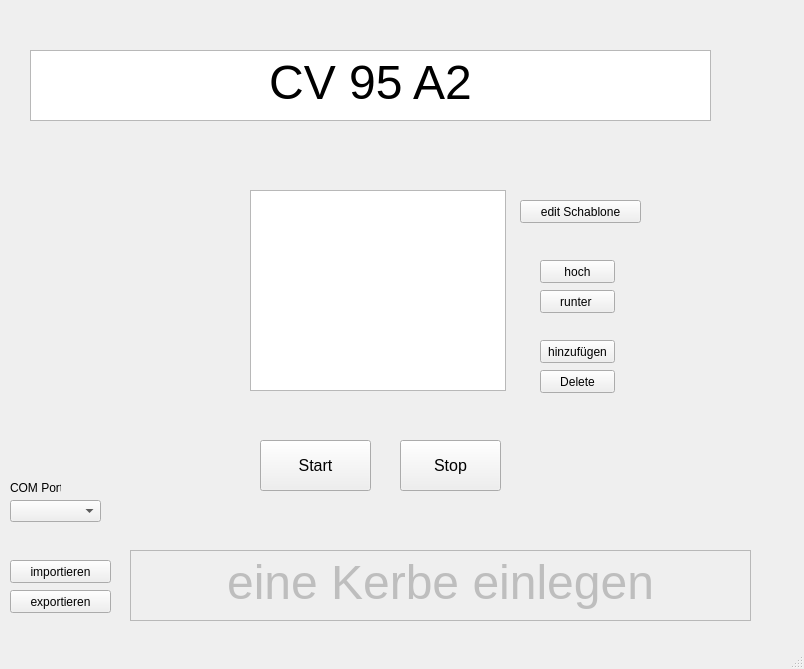
<?xml version="1.0" encoding="UTF-8"?>
<ui version="4.0">
 <class>MainWindow</class>
 <widget class="QMainWindow" name="MainWindow">
  <property name="geometry">
   <rect>
    <x>0</x>
    <y>0</y>
    <width>804</width>
    <height>669</height>
   </rect>
  </property>
  <property name="windowTitle">
   <string>MainWindow</string>
  </property>
  <widget class="QWidget" name="centralwidget">
   <widget class="QListWidget" name="listWidget_Arbeitschritte_eine_Kerben">
    <property name="geometry">
     <rect>
      <x>250</x>
      <y>190</y>
      <width>256</width>
      <height>201</height>
     </rect>
    </property>
   </widget>
   <widget class="QLabel" name="label_3">
    <property name="geometry">
     <rect>
      <x>250</x>
      <y>170</y>
      <width>131</width>
      <height>16</height>
     </rect>
    </property>
    <property name="text">
     <string/>
    </property>
   </widget>
   <widget class="QPushButton" name="pushButton_edit_Schablone">
    <property name="geometry">
     <rect>
      <x>520</x>
      <y>200</y>
      <width>121</width>
      <height>23</height>
     </rect>
    </property>
    <property name="text">
     <string>edit Schablone</string>
    </property>
   </widget>
   <widget class="QPushButton" name="pushButton_Arbeitschrit_hoch">
    <property name="geometry">
     <rect>
      <x>540</x>
      <y>260</y>
      <width>75</width>
      <height>23</height>
     </rect>
    </property>
    <property name="text">
     <string>hoch</string>
    </property>
   </widget>
   <widget class="QPushButton" name="pushButton_Arbeitschrit_runter">
    <property name="geometry">
     <rect>
      <x>540</x>
      <y>290</y>
      <width>75</width>
      <height>23</height>
     </rect>
    </property>
    <property name="text">
     <string>runter </string>
    </property>
   </widget>
   <widget class="QPushButton" name="pushButton_Arbeitschrit_hinzufgen">
    <property name="geometry">
     <rect>
      <x>540</x>
      <y>340</y>
      <width>75</width>
      <height>23</height>
     </rect>
    </property>
    <property name="text">
     <string>hinzufügen</string>
    </property>
   </widget>
   <widget class="QPushButton" name="pushButton_Start">
    <property name="geometry">
     <rect>
      <x>260</x>
      <y>440</y>
      <width>111</width>
      <height>51</height>
     </rect>
    </property>
    <property name="font">
     <font>
      <pointsize>12</pointsize>
     </font>
    </property>
    <property name="text">
     <string>Start</string>
    </property>
   </widget>
   <widget class="QPushButton" name="pushButton_Stop">
    <property name="geometry">
     <rect>
      <x>400</x>
      <y>440</y>
      <width>101</width>
      <height>51</height>
     </rect>
    </property>
    <property name="font">
     <font>
      <pointsize>12</pointsize>
     </font>
    </property>
    <property name="text">
     <string>Stop</string>
    </property>
   </widget>
   <widget class="QTextEdit" name="textEdit">
    <property name="enabled">
     <bool>false</bool>
    </property>
    <property name="geometry">
     <rect>
      <x>130</x>
      <y>550</y>
      <width>621</width>
      <height>71</height>
     </rect>
    </property>
    <property name="font">
     <font>
      <pointsize>14</pointsize>
     </font>
    </property>
    <property name="html">
     <string>&lt;!DOCTYPE HTML PUBLIC &quot;-//W3C//DTD HTML 4.0//EN&quot; &quot;http://www.w3.org/TR/REC-html40/strict.dtd&quot;&gt;
&lt;html&gt;&lt;head&gt;&lt;meta name=&quot;qrichtext&quot; content=&quot;1&quot; /&gt;&lt;style type=&quot;text/css&quot;&gt;
p, li { white-space: pre-wrap; }
&lt;/style&gt;&lt;/head&gt;&lt;body style=&quot; font-family:'MS Shell Dlg 2'; font-size:14pt; font-weight:400; font-style:normal;&quot;&gt;
&lt;p align=&quot;center&quot; style=&quot; margin-top:0px; margin-bottom:0px; margin-left:0px; margin-right:0px; -qt-block-indent:0; text-indent:0px;&quot;&gt;&lt;span style=&quot; font-size:36pt;&quot;&gt;eine Kerbe einlegen&lt;/span&gt;&lt;/p&gt;&lt;/body&gt;&lt;/html&gt;</string>
    </property>
   </widget>
   <widget class="QTextEdit" name="textEdit_config_Name">
    <property name="enabled">
     <bool>true</bool>
    </property>
    <property name="geometry">
     <rect>
      <x>30</x>
      <y>50</y>
      <width>681</width>
      <height>71</height>
     </rect>
    </property>
    <property name="font">
     <font>
      <pointsize>14</pointsize>
     </font>
    </property>
    <property name="html">
     <string>&lt;!DOCTYPE HTML PUBLIC &quot;-//W3C//DTD HTML 4.0//EN&quot; &quot;http://www.w3.org/TR/REC-html40/strict.dtd&quot;&gt;
&lt;html&gt;&lt;head&gt;&lt;meta name=&quot;qrichtext&quot; content=&quot;1&quot; /&gt;&lt;style type=&quot;text/css&quot;&gt;
p, li { white-space: pre-wrap; }
&lt;/style&gt;&lt;/head&gt;&lt;body style=&quot; font-family:'MS Shell Dlg 2'; font-size:14pt; font-weight:400; font-style:normal;&quot;&gt;
&lt;p align=&quot;center&quot; style=&quot; margin-top:0px; margin-bottom:0px; margin-left:0px; margin-right:0px; -qt-block-indent:0; text-indent:0px;&quot;&gt;&lt;span style=&quot; font-size:36pt;&quot;&gt;CV 95 A2&lt;/span&gt;&lt;/p&gt;&lt;/body&gt;&lt;/html&gt;</string>
    </property>
   </widget>
   <widget class="QPushButton" name="pushButton_Arbeitschrit_Delete">
    <property name="geometry">
     <rect>
      <x>540</x>
      <y>370</y>
      <width>75</width>
      <height>23</height>
     </rect>
    </property>
    <property name="text">
     <string>Delete</string>
    </property>
   </widget>
   <widget class="QComboBox" name="comboBox_COM_port">
    <property name="geometry">
     <rect>
      <x>10</x>
      <y>500</y>
      <width>91</width>
      <height>22</height>
     </rect>
    </property>
   </widget>
   <widget class="QLabel" name="label">
    <property name="geometry">
     <rect>
      <x>10</x>
      <y>480</y>
      <width>51</width>
      <height>16</height>
     </rect>
    </property>
    <property name="text">
     <string>COM Port</string>
    </property>
   </widget>
   <widget class="QPushButton" name="pushButton_Laden">
    <property name="geometry">
     <rect>
      <x>10</x>
      <y>560</y>
      <width>101</width>
      <height>23</height>
     </rect>
    </property>
    <property name="text">
     <string>importieren</string>
    </property>
   </widget>
   <widget class="QPushButton" name="pushButton_exportieren">
    <property name="geometry">
     <rect>
      <x>10</x>
      <y>590</y>
      <width>101</width>
      <height>23</height>
     </rect>
    </property>
    <property name="text">
     <string>exportieren</string>
    </property>
   </widget>
  </widget>
  <widget class="QMenuBar" name="menubar">
   <property name="geometry">
    <rect>
     <x>0</x>
     <y>0</y>
     <width>804</width>
     <height>21</height>
    </rect>
   </property>
  </widget>
  <widget class="QStatusBar" name="statusbar"/>
 </widget>
 <resources/>
 <connections/>
</ui>
